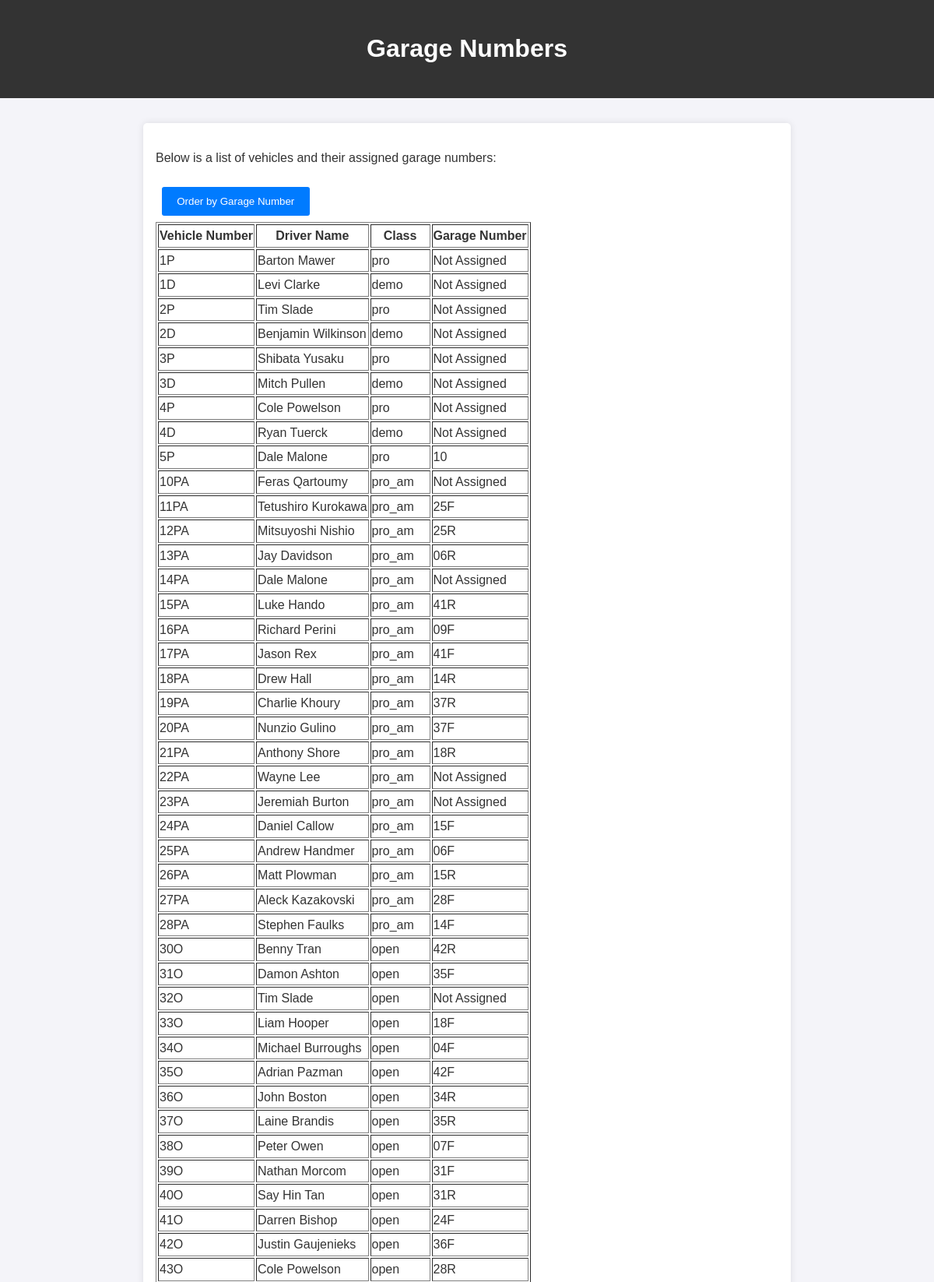
The app's page /garage_numbers (upper part) with its own data.
### models.py (models this page shows)
class Entry(db.Model):
    __tablename__ = 'entries'
    id = db.Column(db.Integer, primary_key=True)  # Unique ID for each entry
    vehicle_number = db.Column(db.String(5), nullable=False)
    vehicle_make = db.Column(db.String(255), nullable=False)
    vehicle_model = db.Column(db.String(255), nullable=False)
    vehicle_type = db.Column(db.String(2), nullable=False, default='W')
    garage_number = db.Column(db.String(255), nullable=True)
    log_book_number = db.Column(db.String(255), nullable=True)
    licence_number = db.Column(db.String(255), nullable=False, default='000000')
    driver_name = db.Column(db.String(255), nullable=False)
    team_name = db.Column(db.String(255), nullable=True)
    class_type = db.Column(db.String(255), nullable=True)  # Renamed from 'class'
    Inspection_report = db.Column(db.Boolean, nullable=False, default=False)
    approved_to_start = db.Column(db.Boolean, nullable=False, default=False)
    failed_items = db.Column(db.Boolean, nullable=False, default=False)
    inspection_checklist = db.relationship('InspectionChecklist', backref='entry', lazy=True)

### app.py (the view)
@app.route('/garage_numbers')
def garage_numbers():
    order_by = request.args.get('order_by', 'vehicle_number')
    if order_by == 'garage_number':
        order_column = func.cast(
            func.substr(
                Entry.garage_number,
                1,
                func.instr(Entry.garage_number + 'A', 'A') - 1
            ),
            Integer
        )
    else:
        order_column = func.cast(
            func.substr(
                Entry.vehicle_number,
                1,
                func.instr(Entry.vehicle_number + 'A', 'A') - 1
            ),
            Integer
        )
    vehicles = db.session.query(
        Entry.vehicle_number,
        Entry.driver_name,
        Entry.class_type,
        Entry.garage_number
    ).order_by(order_column).all()
    return render_template('garage_numbers.html', vehicles=vehicles, order_by=order_by)

### app.py (called while the page is built)
@app.before_request
def enable_foreign_keys():
    if 'sqlite' in SQLALCHEMY_DATABASE_URI:
        with db.engine.connect() as connection:
            connection.execute(text("PRAGMA foreign_keys=ON"))

### templates/garage_numbers.html (shortened to what this page needs)
<!DOCTYPE html>
<html lang="en">
<head>
  <link rel="stylesheet" href="{{ url_for('static', filename='styles.css') }}">
</head>
<body>
  <header>
    <h1>Garage Numbers</h1>
  </header>
  <section>
    <p>Below is a list of vehicles and their assigned garage numbers:</p>
    <button onclick="window.location.href='?order_by={{ 'garage_number' if order_by == 'vehicle_number' else 'vehicle_number' }}'">
      Order by {{ 'Garage Number' if order_by == 'vehicle_number' else 'Vehicle Number' }}
    </button>
    <table border="1">
      <thead>
        <tr>
          <th>Vehicle Number</th>
          <th>Driver Name</th>
          <th>Class</th>
          <th>Garage Number</th>
        </tr>
      </thead>
      <tbody>
        {% for vehicle in vehicles %}
        <tr>
          <td>{{ vehicle.vehicle_number }}</td>
          <td>{{ vehicle.driver_name }}</td>
          <td>{{ vehicle.class_type }}</td>
          <td>{{ vehicle.garage_number or "Not Assigned" }}</td>
        </tr>
        {% endfor %}
      </tbody>
    </table>
  </section>
</body>
</html>

### static/styles.css (style rules this page uses)
body { font-family: Arial, sans-serif; line-height: 1.6; margin: 0; padding: 0; background-color: #f4f4f9; color: #333; }
header { background: #333; color: #fff; padding: 1rem 0; text-align: center; }
section { margin: 2rem auto; padding: 1rem; max-width: 800px; background: #fff; box-shadow: 0 0 10px rgba(0, 0, 0, 0.1); border-radius: 5px; }
button { margin: 0.5rem; padding: 0.7rem 1.2rem; background: #007BFF; border: none; color: white; border-radius: 3px; cursor: pointer; }

### records on screen
Entry: vehicle_number "1P", driver_name "Barton Mawer", class_type "pro", garage_number "Not Assigned"
Entry: vehicle_number "1D", driver_name "Levi Clarke", class_type "demo", garage_number "Not Assigned"
Entry: vehicle_number "2P", driver_name "Tim Slade", class_type "pro", garage_number "Not Assigned"
Entry: vehicle_number "2D", driver_name "Benjamin Wilkinson", class_type "demo", garage_number "Not Assigned"
Entry: vehicle_number "3P", driver_name "Shibata Yusaku", class_type "pro", garage_number "Not Assigned"
Entry: vehicle_number "3D", driver_name "Mitch Pullen", class_type "demo", garage_number "Not Assigned"
Entry: vehicle_number "4P", driver_name "Cole Powelson", class_type "pro", garage_number "Not Assigned"
Entry: vehicle_number "4D", driver_name "Ryan Tuerck", class_type "demo", garage_number "Not Assigned"
Entry: vehicle_number "5P", driver_name "Dale Malone", class_type "pro", garage_number "10"
Entry: vehicle_number "10PA", driver_name "Feras Qartoumy", class_type "pro_am", garage_number "Not Assigned"
Entry: vehicle_number "11PA", driver_name "Tetushiro Kurokawa", class_type "pro_am", garage_number "25F"
Entry: vehicle_number "12PA", driver_name "Mitsuyoshi Nishio", class_type "pro_am", garage_number "25R"
Entry: vehicle_number "13PA", driver_name "Jay Davidson", class_type "pro_am", garage_number "06R"
Entry: vehicle_number "14PA", driver_name "Dale Malone", class_type "pro_am", garage_number "Not Assigned"
Entry: vehicle_number "15PA", driver_name "Luke Hando", class_type "pro_am", garage_number "41R"
Entry: vehicle_number "16PA", driver_name "Richard Perini", class_type "pro_am", garage_number "09F"
Entry: vehicle_number "17PA", driver_name "Jason Rex", class_type "pro_am", garage_number "41F"
Entry: vehicle_number "18PA", driver_name "Drew Hall", class_type "pro_am", garage_number "14R"
Entry: vehicle_number "19PA", driver_name "Charlie Khoury", class_type "pro_am", garage_number "37R"
Entry: vehicle_number "20PA", driver_name "Nunzio Gulino", class_type "pro_am", garage_number "37F"
Entry: vehicle_number "21PA", driver_name "Anthony Shore", class_type "pro_am", garage_number "18R"
Entry: vehicle_number "22PA", driver_name "Wayne Lee", class_type "pro_am", garage_number "Not Assigned"
Entry: vehicle_number "23PA", driver_name "Jeremiah Burton", class_type "pro_am", garage_number "Not Assigned"
Entry: vehicle_number "24PA", driver_name "Daniel Callow", class_type "pro_am", garage_number "15F"
Entry: vehicle_number "25PA", driver_name "Andrew Handmer", class_type "pro_am", garage_number "06F"
Entry: vehicle_number "26PA", driver_name "Matt Plowman", class_type "pro_am", garage_number "15R"
Entry: vehicle_number "27PA", driver_name "Aleck Kazakovski", class_type "pro_am", garage_number "28F"
Entry: vehicle_number "28PA", driver_name "Stephen Faulks", class_type "pro_am", garage_number "14F"
Entry: vehicle_number "30O", driver_name "Benny Tran", class_type "open", garage_number "42R"
Entry: vehicle_number "31O", driver_name "Damon Ashton", class_type "open", garage_number "35F"
Entry: vehicle_number "32O", driver_name "Tim Slade", class_type "open", garage_number "Not Assigned"
Entry: vehicle_number "33O", driver_name "Liam Hooper", class_type "open", garage_number "18F"
Entry: vehicle_number "34O", driver_name "Michael Burroughs", class_type "open", garage_number "04F"
Entry: vehicle_number "35O", driver_name "Adrian Pazman", class_type "open", garage_number "42F"
Entry: vehicle_number "36O", driver_name "John Boston", class_type "open", garage_number "34R"
Entry: vehicle_number "37O", driver_name "Laine Brandis", class_type "open", garage_number "35R"
Entry: vehicle_number "38O", driver_name "Peter Owen", class_type "open", garage_number "07F"
Entry: vehicle_number "39O", driver_name "Nathan Morcom", class_type "open", garage_number "31F"
Entry: vehicle_number "40O", driver_name "Say Hin Tan", class_type "open", garage_number "31R"
Entry: vehicle_number "41O", driver_name "Darren Bishop", class_type "open", garage_number "24F"
Entry: vehicle_number "42O", driver_name "Justin Gaujenieks", class_type "open", garage_number "36F"
Entry: vehicle_number "43O", driver_name "Cole Powelson", class_type "open", garage_number "28R"

### other values on screen
{{ 'Garage Number' if order_by == 'vehicle_number' else 'Vehicle Number' }} "Garage Number"
